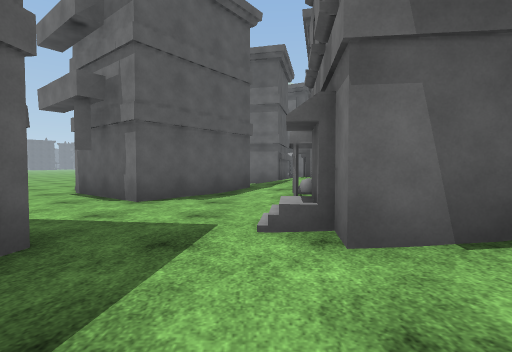
[1] (above)

24 first-person views from a walk through a Unity game level. The camera is 1.2 m above the floor, tilts 2° down and sees 85° across. The floor is counted in squares, 2 m on a side. Each view is taken from the middle of a square. On the plan, view 1 faces up. The plan holds only what a view shows up to about 9 squares ahead; the rest is blank. The place goes on beyond the plan. Some animated figures are not drawn. Surface patterns are stand-ins for the level's own textures.

[2]
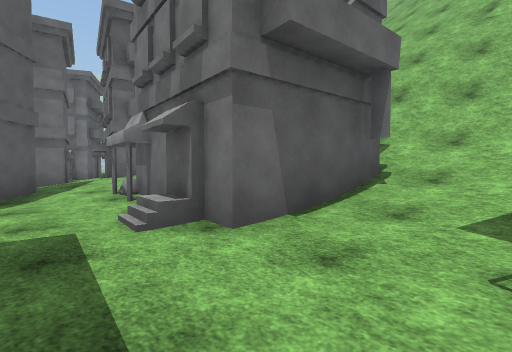

[3]
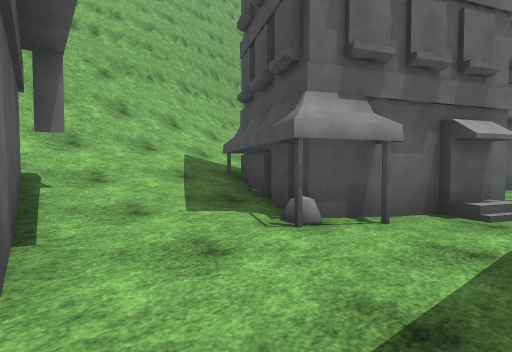

[4]
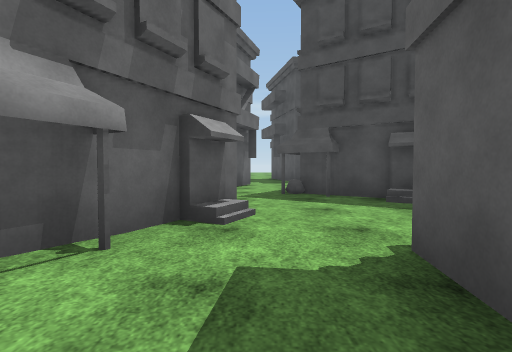

[5]
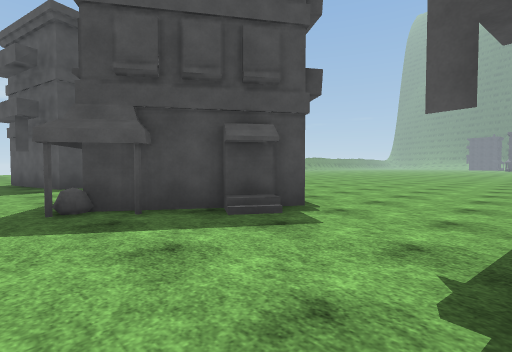

[6]
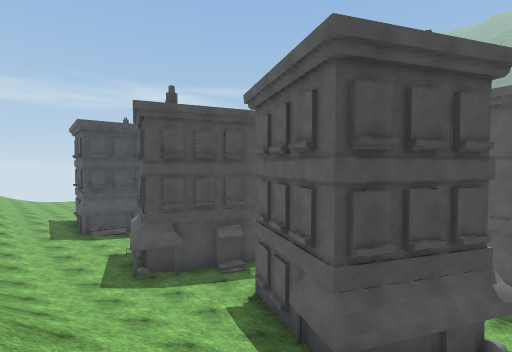

[7]
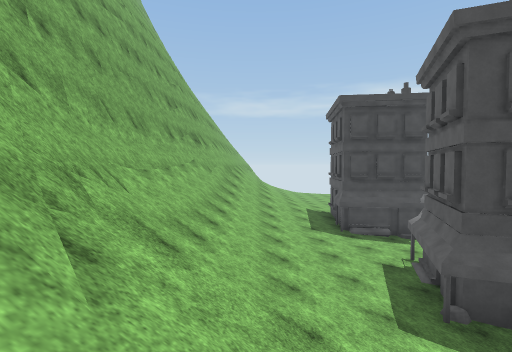

[8]
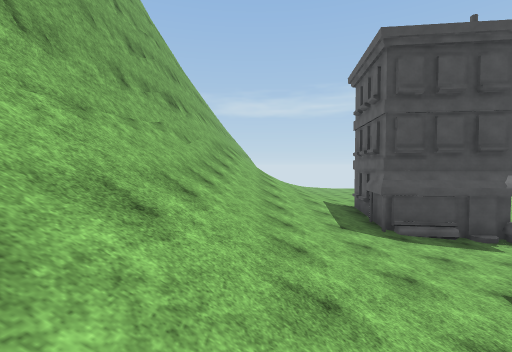

[9]
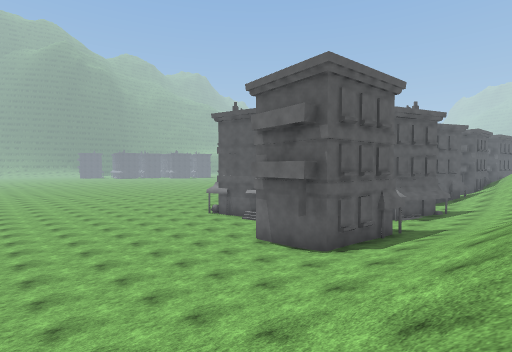

[10]
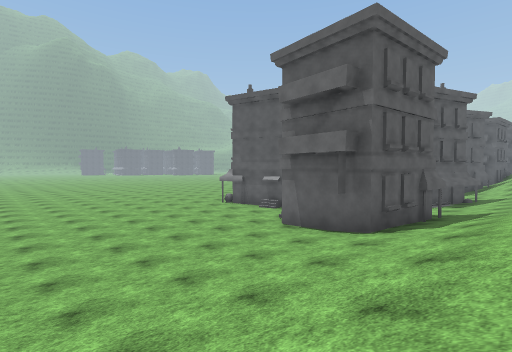

[11]
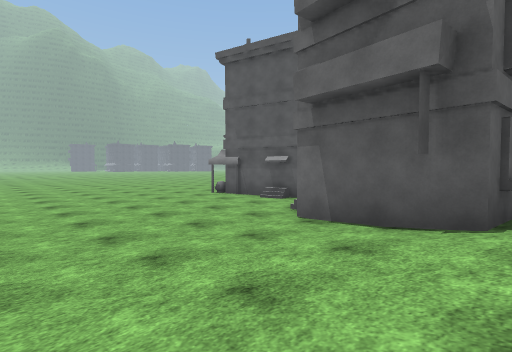

[12]
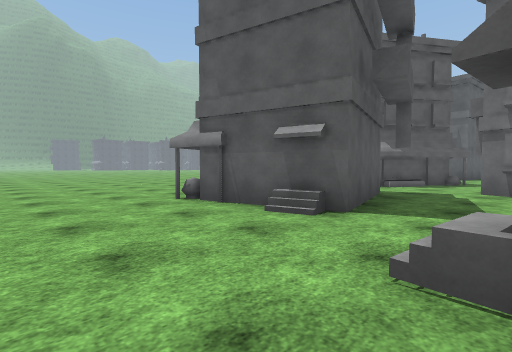

[13]
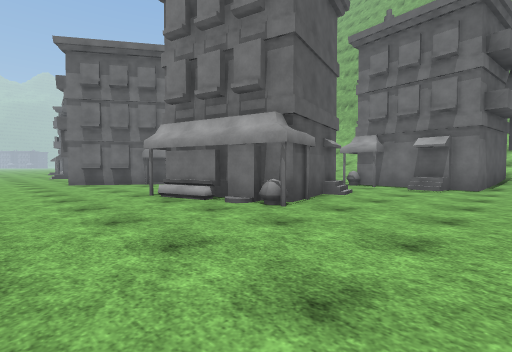

[14]
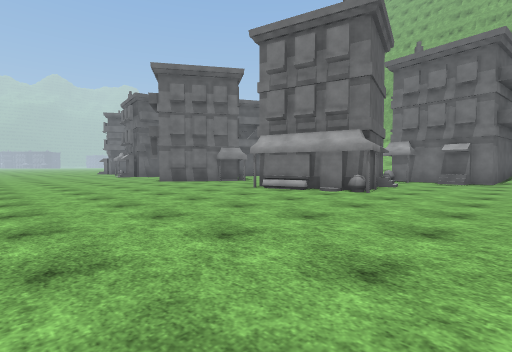

[15]
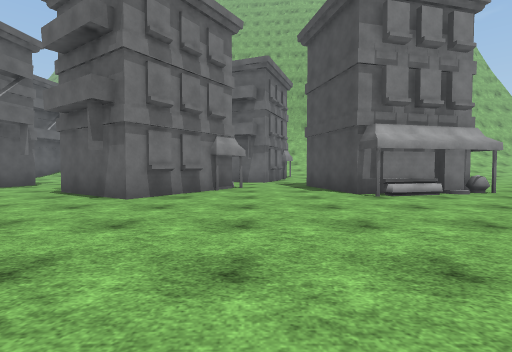

[16]
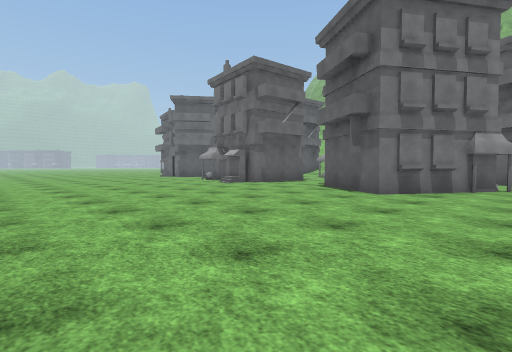

[17]
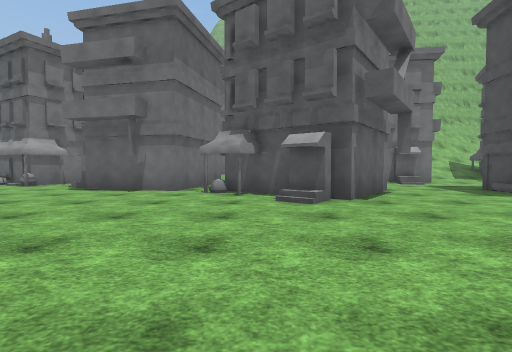

[18]
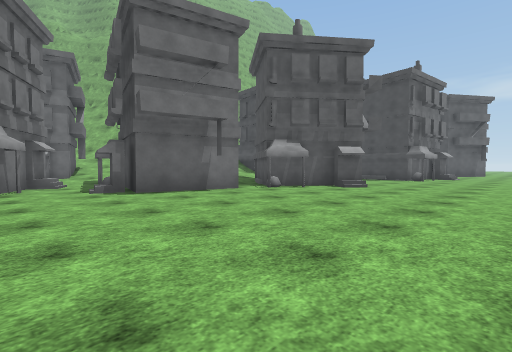

[19]
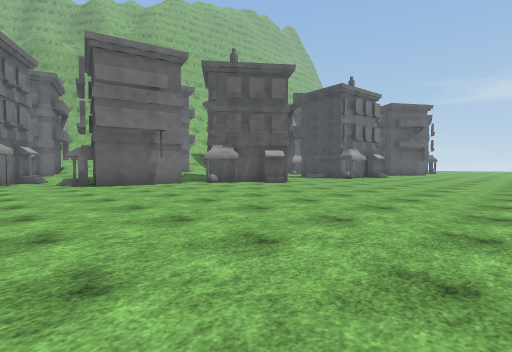

[20]
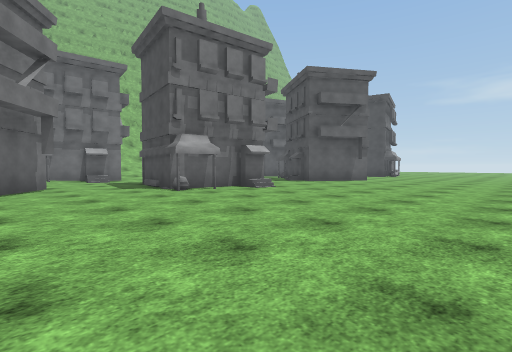

[21]
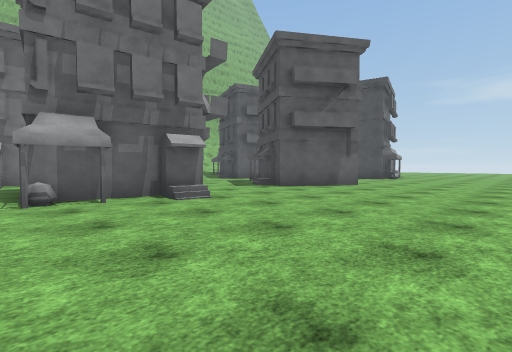

[22]
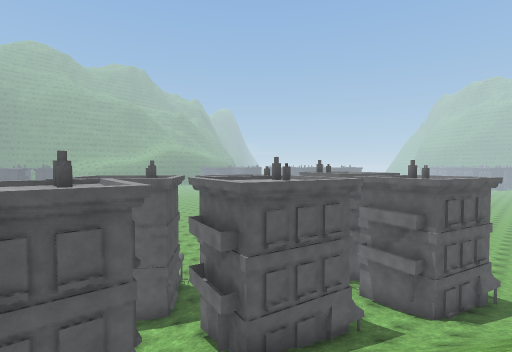

[23]
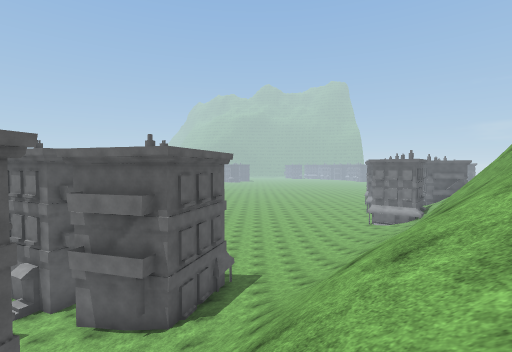

[24]
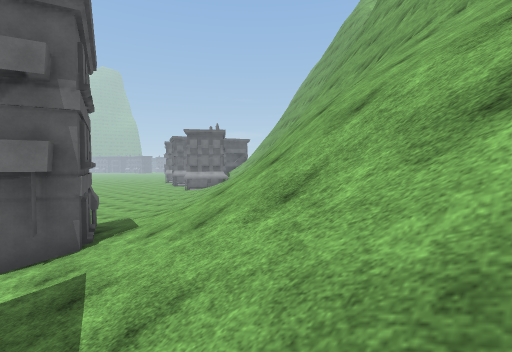

### Floor plan
Key: @ floor where view 1 was taken; # wall or solid block; . main floor; : floor 0.5 m higher than the main floor; / step, stairs or slope; = window, fence, low wall or low ledge; v drop or lower ground; H house.
Columns run from 12 left of view 1 to 14 right of it. Each row starts with its distance up from view 1.
 15  ..........HH##    H///
 14  ............H#.   H///
 13  ..........H.../###//// =##
 12  .........###H////#///  /#
 11  .........##    /////// /#
 10  .........## HHHHH//////##
  9  .........H HH# H///////##
  8  ........##  H###//////##
  7  .......H###H/###//////
  6  .......####///     /
  5  .........#./HHH
  4  ............# H
  3  ............#    ////
  2  ......HH##..###//////
  1 ........###..///////=/
  0 .......H###.@H/////=#v
 -1 .........##.H#HH///##
 -2 ...........H## H///#
 -3 ............###////#
 -4 .......##...  #////##
 -5 .......###H. ../////#
 -6 .......###..#H./////#
 -7 ........##..###H////#
 -8 ............#  H////#
 -9  ...........H H.////#
-10  ......H##... .:////#
-11  ......####..../////#
-12  ......H###.HHHH////#
-13  ......H##H.H  #////#
-14  ...........# ##////#
-15  ...........###H///##
-16  ............./////
-17     .........//////
-18     ........../////
-19      ........./////
-20      ........./////
-21       ......./// //

Where each view was taken, in squares from view 1:
view 1: 0 up, 0 right, facing up
view 2: 0 up, 1 left, facing up-right
view 3: 2 up, 1 left, facing down-right
view 4: 1 up, 1 left, facing down
view 5: 1 down, 1 left, facing down-left
view 6: 0 up, 6 right, facing down-left
view 7: 3 down, 6 right, facing down
view 8: 6 down, 6 right, facing down
view 9: 21 down, 6 right, facing up-left
view 10: 21 down, 5 right, facing up-left
view 11: 19 down, 3 right, facing up-left
view 12: 16 down, 0 right, facing up-left
view 13: 16 down, 8 left, facing up-right
view 14: 16 down, 11 left, facing up-right
view 15: 8 down, 11 left, facing right
view 16: 8 down, 12 left, facing up-right
view 17: 8 up, 9 left, facing right
view 18: 15 up, 8 left, facing down-right
view 19: 15 up, 11 left, facing down-right
view 20: 6 up, 11 left, facing down-right
view 21: 3 up, 10 left, facing down-right
view 22: 3 up, 8 right, facing up-left
view 23: 6 up, 8 right, facing up
view 24: 7 up, 5 right, facing up-right
